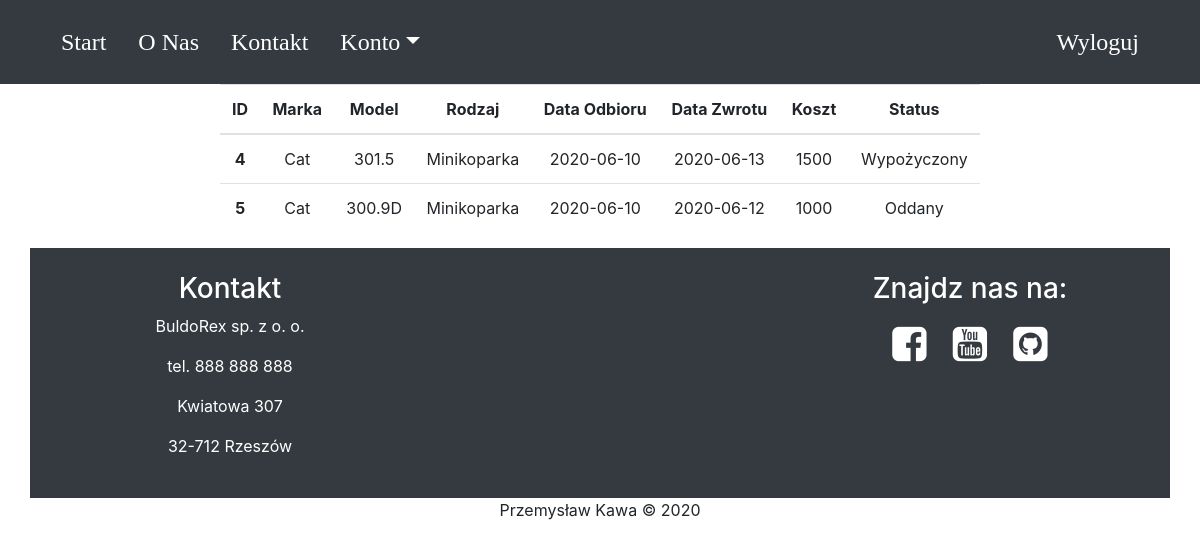
/Witryna/Pklienta.php (signed in), run on the app's committed database.
### tables this page shows
CREATE TABLE `wypozyczenia` (
  `id_wypozyczenia` int(11) NOT NULL,
  `id_sprzet` int(11) DEFAULT NULL,
  `id_klient` int(11) DEFAULT NULL,
  `id_pracownik` int(11) DEFAULT NULL,
  `data_odb` date DEFAULT NULL,
  `data_zwr` date NOT NULL,
  `status` varchar(255) DEFAULT NULL
);

CREATE TABLE `sprzet` (
  `id_sprzet` int(11) NOT NULL,
  `marka` varchar(255) DEFAULT NULL,
  `model` varchar(255) DEFAULT NULL,
  `typ_sprzetu` varchar(255) DEFAULT NULL,
  `cena` int(11) DEFAULT NULL,
  `kaucja` int(11) DEFAULT NULL,
  `zdjecie` varchar(15) NOT NULL
);

### Witryna/Pklienta.php (the view, shortened to what this page needs)
<?php
$conn = new mysqli("localhost","root","","aplikacje");
$emailk=$_SESSION['login'];
$sql = "SELECT id_wypozyczenia, w.id_sprzet,id_pracownik, w.id_klient, data_odb,data_zwr, status , marka , model , typ_sprzetu, cena, data_zwr-data_odb as dni
FROM wypozyczenia w, sprzet s, klient k
WHERE s.id_sprzet=w.id_sprzet and w.id_klient=k.id_klient and k.email = LOWER('$emailk')";
$result = $conn->query($sql) or die($conn->error);
?>
<!DOCTYPE html>
<html lang="pl">
	<head>
		<link rel="stylesheet" href="css/bootstrap.min.css">
		<link rel="stylesheet" href="css/fontello.css" type="text/css" />
		<link rel="stylesheet" href="css/style.css">
	</head>
	<body>
	<nav class="navbar sticky-top navbar-dark bg-dark">
		<div class="container">
				<ul class="nav justify-content-end">
					<li class="nav-item">
						<a class="nav-link" href="index.php#demo">Start</a>
					</li>
					<li class="nav-item">
						<a class="nav-link" href="index.php#my">O Nas</a>
					</li>
					<li class="nav-item">
						<a class="nav-link" href="index.php#Kontakt">Kontakt</a>
					</li>
					<?php if (isset($_SESSION['login']))
					{	?>
					<li class="nav-item Dropdown">
						<div class="dropdown">
						<a class="nav-link dropdown-toggle" href="#" id="navbarDropdown" role="button" data-toggle="dropdown" aria-haspopup="true" aria-expanded="false">
						Konto</a>
						</div>
					</li>
					<?php
					} elseif (isset($_SESSION['prac']))
					{ ?>
						<li class="nav-item">
							<a class="nav-link" href="PPrac.php">Zamówienia</a>
						</li>
			<?php   }	?>
				</ul>
				<div class="my-2 d-inline">
				<?php if ((isset($_SESSION['login'])) or (isset($_SESSION['prac'])))
				{
				?>
					<a class="nav-link" href="logout.php" role="button" >
						 Wyloguj</a>
				<?php
				}
				else
				{ ?>
					<div class="nav-link d-inline"> <a class="text-white" href="loginForm.php" class="btn-xs uppercase" data-togle="modal">Logowanie</a></div>
					<div class="nav-link d-inline"> <a class="text-white" href="rejestracjaForm.php" class="btn-xs uppercase" data-togle="modal">Rejestracja</a></div>
			<?php	} ?>
				</div>
			</div>
	</nav>
 <div class="row content"  >
    <div class="col-sm-2" >
    </div>
	<div class="col-sm-8 text-center" >
		<div class="container">
			<table class="table">
				<thead>
					<tr>
						<th scope="col">ID</th>
						<th scope="col">Marka</th>
						<th scope="col">Model</th>
						<th scope="col">Rodzaj</th>
						<th scope="col">Data Odbioru</th>
						<th scope="col">Data Zwrotu</th>
						<th scope="col">Koszt</th>
						<th scope="col">Status</th>
					</tr>
				</thead>
				<tbody>
				<?php
					while($row = $result->fetch_assoc())
					{
					?>
					<tr>
						<th scope="row"><?php echo $row['id_wypozyczenia']; ?></th>
						<td><?php echo $row['marka']; ?></td>
						<td><?php echo $row['model']; ?></td>
						<td><?php echo $row['typ_sprzetu']; ?></td>
						<td><?php echo $row['data_odb']; ?></td>
						<td><?php echo $row['data_zwr']; ?></td>
						<td><?php
						$cena=$row['dni']*$row['cena'];
						echo $cena;
						?></td>
						<td><?php echo $row['status']; ?></td>
			<?php	} ?>
				</tbody>
			</table>
		</div>
	</div>
	<div class="col-sm-2">
      </div>
 </div>
<div class="container text-center bg-dark text-white">
 <div id="Kontakt">
	<br>
		<div class="container">
			<div class="row ">
				<div class="col-sm-12 col-md-4">
					<h3 class="text-center">Kontakt</h3>
					<p>BuldoRex sp. z o. o.</p>
					<p>tel. 888 888 888</p>
					<p>Kwiatowa 307</p>
					<p>32-712 Rzeszów</p>
				</div>
				<div class="col-sm-12 col-md-4">
				</div>
				<div class="col-sm-12 col-md-4">
					<h3 class="text-center">Znajdz nas na:</h3>
					<a class="text-white" href="https://www.facebook.com" target="_blank"><i style="font-size: 40px" class="icon-facebook-squared"></i></a>
					<a class="text-white" href="https://www.youtube.com" target="_blank"><i style="font-size: 40px" class="icon-youtube-squared"></i></a>
					<a class="text-white" href="https://github.com/UR-INF/AI_LAB2_Przemek_Kawa" target="_blank"><i style="font-size: 40px" class="icon-github-squared"></i></a>
				</div>
			</div>
		</div>
		<br>
	</div>
</div>
<footer class="container-fluid text-center">
  <p> Przemysław Kawa &copy; 2020</p>
</footer>
</body>
</html>

### Witryna/css/style.css (style rules this page uses)
.nav-link { color:white; font-size: x-large; font-family: fantasy; }
a { text-decoration: none; }

### data on the page
wypozyczenia: id_wypozyczenia "4", id_sprzet.marka "Cat", id_sprzet.model "301.5", id_sprzet.typ_sprzetu "Minikoparka", data_odb "2020-06-10", data_zwr "2020-06-13", cena "1500", status "Wypożyczony"
wypozyczenia: id_wypozyczenia "5", id_sprzet.marka "Cat", id_sprzet.model "300.9D", id_sprzet.typ_sprzetu "Minikoparka", data_odb "2020-06-10", data_zwr "2020-06-12", cena "1000", status "Oddany"
